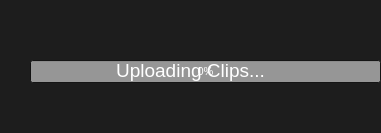
<?xml version="1.0" encoding="UTF-8"?>
<ui version="4.0">
 <class>downloadClips</class>
 <widget class="QMainWindow" name="downloadClips">
  <property name="geometry">
   <rect>
    <x>0</x>
    <y>0</y>
    <width>381</width>
    <height>133</height>
   </rect>
  </property>
  <property name="palette">
   <palette>
    <active>
     <colorrole role="WindowText">
      <brush brushstyle="SolidPattern">
       <color alpha="255">
        <red>255</red>
        <green>255</green>
        <blue>255</blue>
       </color>
      </brush>
     </colorrole>
     <colorrole role="Button">
      <brush brushstyle="SolidPattern">
       <color alpha="255">
        <red>29</red>
        <green>29</green>
        <blue>29</blue>
       </color>
      </brush>
     </colorrole>
     <colorrole role="Light">
      <brush brushstyle="SolidPattern">
       <color alpha="255">
        <red>43</red>
        <green>43</green>
        <blue>43</blue>
       </color>
      </brush>
     </colorrole>
     <colorrole role="Midlight">
      <brush brushstyle="SolidPattern">
       <color alpha="255">
        <red>36</red>
        <green>36</green>
        <blue>36</blue>
       </color>
      </brush>
     </colorrole>
     <colorrole role="Dark">
      <brush brushstyle="SolidPattern">
       <color alpha="255">
        <red>14</red>
        <green>14</green>
        <blue>14</blue>
       </color>
      </brush>
     </colorrole>
     <colorrole role="Mid">
      <brush brushstyle="SolidPattern">
       <color alpha="255">
        <red>19</red>
        <green>19</green>
        <blue>19</blue>
       </color>
      </brush>
     </colorrole>
     <colorrole role="Text">
      <brush brushstyle="SolidPattern">
       <color alpha="255">
        <red>255</red>
        <green>255</green>
        <blue>255</blue>
       </color>
      </brush>
     </colorrole>
     <colorrole role="BrightText">
      <brush brushstyle="SolidPattern">
       <color alpha="255">
        <red>255</red>
        <green>255</green>
        <blue>255</blue>
       </color>
      </brush>
     </colorrole>
     <colorrole role="ButtonText">
      <brush brushstyle="SolidPattern">
       <color alpha="255">
        <red>0</red>
        <green>0</green>
        <blue>0</blue>
       </color>
      </brush>
     </colorrole>
     <colorrole role="Base">
      <brush brushstyle="SolidPattern">
       <color alpha="255">
        <red>150</red>
        <green>150</green>
        <blue>150</blue>
       </color>
      </brush>
     </colorrole>
     <colorrole role="Window">
      <brush brushstyle="SolidPattern">
       <color alpha="255">
        <red>29</red>
        <green>29</green>
        <blue>29</blue>
       </color>
      </brush>
     </colorrole>
     <colorrole role="Shadow">
      <brush brushstyle="SolidPattern">
       <color alpha="255">
        <red>0</red>
        <green>0</green>
        <blue>0</blue>
       </color>
      </brush>
     </colorrole>
     <colorrole role="AlternateBase">
      <brush brushstyle="SolidPattern">
       <color alpha="255">
        <red>14</red>
        <green>14</green>
        <blue>14</blue>
       </color>
      </brush>
     </colorrole>
     <colorrole role="ToolTipBase">
      <brush brushstyle="SolidPattern">
       <color alpha="255">
        <red>255</red>
        <green>255</green>
        <blue>220</blue>
       </color>
      </brush>
     </colorrole>
     <colorrole role="ToolTipText">
      <brush brushstyle="SolidPattern">
       <color alpha="255">
        <red>0</red>
        <green>0</green>
        <blue>0</blue>
       </color>
      </brush>
     </colorrole>
    </active>
    <inactive>
     <colorrole role="WindowText">
      <brush brushstyle="SolidPattern">
       <color alpha="255">
        <red>255</red>
        <green>255</green>
        <blue>255</blue>
       </color>
      </brush>
     </colorrole>
     <colorrole role="Button">
      <brush brushstyle="SolidPattern">
       <color alpha="255">
        <red>29</red>
        <green>29</green>
        <blue>29</blue>
       </color>
      </brush>
     </colorrole>
     <colorrole role="Light">
      <brush brushstyle="SolidPattern">
       <color alpha="255">
        <red>43</red>
        <green>43</green>
        <blue>43</blue>
       </color>
      </brush>
     </colorrole>
     <colorrole role="Midlight">
      <brush brushstyle="SolidPattern">
       <color alpha="255">
        <red>36</red>
        <green>36</green>
        <blue>36</blue>
       </color>
      </brush>
     </colorrole>
     <colorrole role="Dark">
      <brush brushstyle="SolidPattern">
       <color alpha="255">
        <red>14</red>
        <green>14</green>
        <blue>14</blue>
       </color>
      </brush>
     </colorrole>
     <colorrole role="Mid">
      <brush brushstyle="SolidPattern">
       <color alpha="255">
        <red>19</red>
        <green>19</green>
        <blue>19</blue>
       </color>
      </brush>
     </colorrole>
     <colorrole role="Text">
      <brush brushstyle="SolidPattern">
       <color alpha="255">
        <red>255</red>
        <green>255</green>
        <blue>255</blue>
       </color>
      </brush>
     </colorrole>
     <colorrole role="BrightText">
      <brush brushstyle="SolidPattern">
       <color alpha="255">
        <red>255</red>
        <green>255</green>
        <blue>255</blue>
       </color>
      </brush>
     </colorrole>
     <colorrole role="ButtonText">
      <brush brushstyle="SolidPattern">
       <color alpha="255">
        <red>0</red>
        <green>0</green>
        <blue>0</blue>
       </color>
      </brush>
     </colorrole>
     <colorrole role="Base">
      <brush brushstyle="SolidPattern">
       <color alpha="255">
        <red>150</red>
        <green>150</green>
        <blue>150</blue>
       </color>
      </brush>
     </colorrole>
     <colorrole role="Window">
      <brush brushstyle="SolidPattern">
       <color alpha="255">
        <red>29</red>
        <green>29</green>
        <blue>29</blue>
       </color>
      </brush>
     </colorrole>
     <colorrole role="Shadow">
      <brush brushstyle="SolidPattern">
       <color alpha="255">
        <red>0</red>
        <green>0</green>
        <blue>0</blue>
       </color>
      </brush>
     </colorrole>
     <colorrole role="AlternateBase">
      <brush brushstyle="SolidPattern">
       <color alpha="255">
        <red>14</red>
        <green>14</green>
        <blue>14</blue>
       </color>
      </brush>
     </colorrole>
     <colorrole role="ToolTipBase">
      <brush brushstyle="SolidPattern">
       <color alpha="255">
        <red>255</red>
        <green>255</green>
        <blue>220</blue>
       </color>
      </brush>
     </colorrole>
     <colorrole role="ToolTipText">
      <brush brushstyle="SolidPattern">
       <color alpha="255">
        <red>0</red>
        <green>0</green>
        <blue>0</blue>
       </color>
      </brush>
     </colorrole>
    </inactive>
    <disabled>
     <colorrole role="WindowText">
      <brush brushstyle="SolidPattern">
       <color alpha="255">
        <red>14</red>
        <green>14</green>
        <blue>14</blue>
       </color>
      </brush>
     </colorrole>
     <colorrole role="Button">
      <brush brushstyle="SolidPattern">
       <color alpha="255">
        <red>29</red>
        <green>29</green>
        <blue>29</blue>
       </color>
      </brush>
     </colorrole>
     <colorrole role="Light">
      <brush brushstyle="SolidPattern">
       <color alpha="255">
        <red>43</red>
        <green>43</green>
        <blue>43</blue>
       </color>
      </brush>
     </colorrole>
     <colorrole role="Midlight">
      <brush brushstyle="SolidPattern">
       <color alpha="255">
        <red>36</red>
        <green>36</green>
        <blue>36</blue>
       </color>
      </brush>
     </colorrole>
     <colorrole role="Dark">
      <brush brushstyle="SolidPattern">
       <color alpha="255">
        <red>14</red>
        <green>14</green>
        <blue>14</blue>
       </color>
      </brush>
     </colorrole>
     <colorrole role="Mid">
      <brush brushstyle="SolidPattern">
       <color alpha="255">
        <red>19</red>
        <green>19</green>
        <blue>19</blue>
       </color>
      </brush>
     </colorrole>
     <colorrole role="Text">
      <brush brushstyle="SolidPattern">
       <color alpha="255">
        <red>14</red>
        <green>14</green>
        <blue>14</blue>
       </color>
      </brush>
     </colorrole>
     <colorrole role="BrightText">
      <brush brushstyle="SolidPattern">
       <color alpha="255">
        <red>255</red>
        <green>255</green>
        <blue>255</blue>
       </color>
      </brush>
     </colorrole>
     <colorrole role="ButtonText">
      <brush brushstyle="SolidPattern">
       <color alpha="255">
        <red>14</red>
        <green>14</green>
        <blue>14</blue>
       </color>
      </brush>
     </colorrole>
     <colorrole role="Base">
      <brush brushstyle="SolidPattern">
       <color alpha="255">
        <red>29</red>
        <green>29</green>
        <blue>29</blue>
       </color>
      </brush>
     </colorrole>
     <colorrole role="Window">
      <brush brushstyle="SolidPattern">
       <color alpha="255">
        <red>29</red>
        <green>29</green>
        <blue>29</blue>
       </color>
      </brush>
     </colorrole>
     <colorrole role="Shadow">
      <brush brushstyle="SolidPattern">
       <color alpha="255">
        <red>0</red>
        <green>0</green>
        <blue>0</blue>
       </color>
      </brush>
     </colorrole>
     <colorrole role="AlternateBase">
      <brush brushstyle="SolidPattern">
       <color alpha="255">
        <red>29</red>
        <green>29</green>
        <blue>29</blue>
       </color>
      </brush>
     </colorrole>
     <colorrole role="ToolTipBase">
      <brush brushstyle="SolidPattern">
       <color alpha="255">
        <red>255</red>
        <green>255</green>
        <blue>220</blue>
       </color>
      </brush>
     </colorrole>
     <colorrole role="ToolTipText">
      <brush brushstyle="SolidPattern">
       <color alpha="255">
        <red>0</red>
        <green>0</green>
        <blue>0</blue>
       </color>
      </brush>
     </colorrole>
    </disabled>
   </palette>
  </property>
  <property name="font">
   <font>
    <pointsize>8</pointsize>
   </font>
  </property>
  <property name="windowTitle">
   <string>Uploading Video</string>
  </property>
  <widget class="QWidget" name="centralwidget">
   <widget class="QProgressBar" name="progressBar">
    <property name="geometry">
     <rect>
      <x>30</x>
      <y>60</y>
      <width>351</width>
      <height>23</height>
     </rect>
    </property>
    <property name="value">
     <number>0</number>
    </property>
   </widget>
   <widget class="QLabel" name="addingToDBLabel">
    <property name="geometry">
     <rect>
      <x>50</x>
      <y>30</y>
      <width>281</width>
      <height>81</height>
     </rect>
    </property>
    <property name="font">
     <font>
      <pointsize>14</pointsize>
     </font>
    </property>
    <property name="text">
     <string>Uploading Clips...</string>
    </property>
    <property name="alignment">
     <set>Qt::AlignCenter</set>
    </property>
   </widget>
  </widget>
 </widget>
 <resources/>
 <connections/>
</ui>
